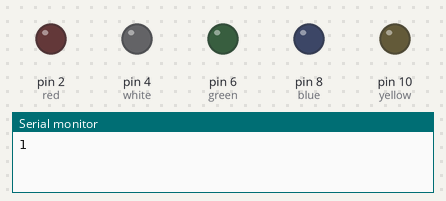
The sketch below on a simulated Arduino Uno, built with avr-gcc and run on an emulated ATmega328P. Shown: output pins drawn as LEDs (lit = HIGH), the last lines printed to the serial monitor. Random numbers use the default seed unless the sketch sets one.

Above: at 0.1 s.
At 4.9 s:
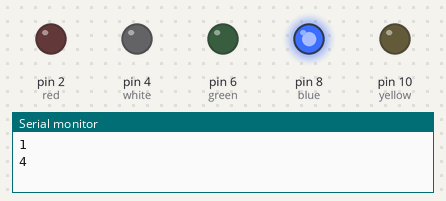
At 7.9 s:
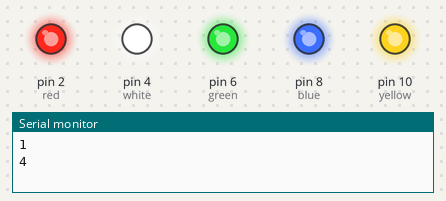
At 16.1 s:
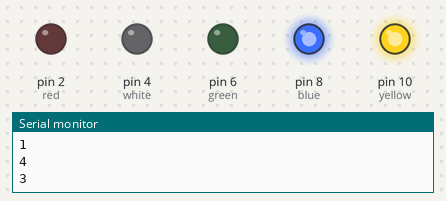
At 22.3 s:
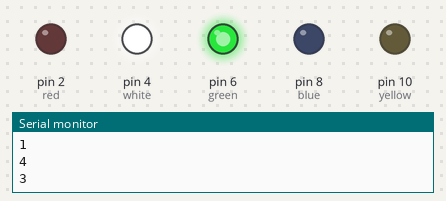
At 36.8 s:
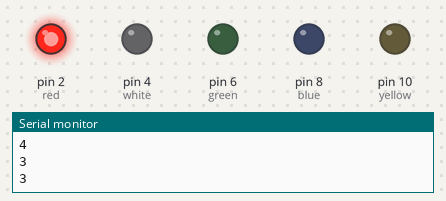
Timing chart, 0 to 40.0 s (numbered marks = the images above):
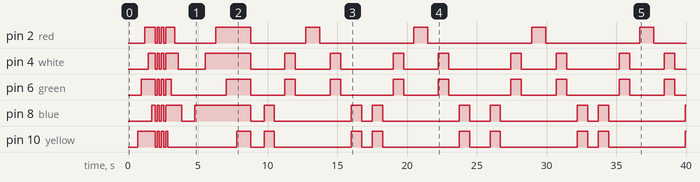

Measured:
- by itself, pin 2 (red): LOW → HIGH at 1.2 s, → LOW 0.75 s later, → HIGH 0.15 s later, → LOW 0.15 s later, … (18 changes in this stretch)
- by itself, pin 4 (white): LOW → HIGH at 1.5 s, → LOW 0.50 s later, → HIGH 0.15 s later, → LOW 0.15 s later, … (26 changes in this stretch)
- by itself, pin 6 (green): LOW → HIGH at 0.95 s, → LOW 1.0 s later, → HIGH 0.15 s later, → LOW 0.15 s later, … (26 changes in this stretch)
- by itself, pin 8 (blue): LOW → HIGH at 1.7 s, → LOW 0.25 s later, → HIGH 0.15 s later, → LOW 0.15 s later, … (25 changes in this stretch)
- by itself, pin 10 (yellow): LOW → HIGH at 0.70 s, → LOW 1.3 s later, → HIGH 0.15 s later, → LOW 0.15 s later, … (25 changes in this stretch)

The sketch:

main.ino
```cpp
//Initialize LED variables
int yellow=10;
int green=6;
int red=2;
int white=4;
int blue=8;

// Initialize random number variable
long randNumber;

void setup()
{
//Initialize pins to be read as output
pinMode(yellow,OUTPUT);
pinMode(green,OUTPUT);
pinMode(red,OUTPUT);
pinMode(white,OUTPUT);
pinMode(blue,OUTPUT);
// Starting the Serial Monitor
Serial.begin(1);
randomSeed(analogRead(0));
}

void loop()
{
// Picks a random number valued from 1-4
randNumber = random(1,1+4);
// Starts writing to the Serial Monitor
Serial.println(randNumber);

// How long it will take until it grabs another random number
delay(700);

// If the number equals 1
  if(randNumber == 1){
    digitalWrite(yellow, HIGH);
    delay(250);
    digitalWrite(green, HIGH);
    delay(250);
    digitalWrite(red, HIGH);
    delay(250);
    digitalWrite(white, HIGH);
    delay(250);
    digitalWrite(blue, HIGH);
    delay(250);
    digitalWrite(yellow, LOW);
    digitalWrite(green, LOW);
    digitalWrite(red, LOW);
    digitalWrite(white, LOW);
    digitalWrite(blue, LOW);
    delay(150);
    digitalWrite(yellow, HIGH);
    digitalWrite(green, HIGH);
    digitalWrite(red, HIGH);
    digitalWrite(white, HIGH);
    digitalWrite(blue, HIGH);
    delay(150);
    digitalWrite(yellow, LOW);
    digitalWrite(green, LOW);
    digitalWrite(red, LOW);
    digitalWrite(white, LOW);
    digitalWrite(blue, LOW);
    delay(150);
    digitalWrite(yellow, HIGH);
    digitalWrite(green, HIGH);
    digitalWrite(red, HIGH);
    digitalWrite(white, HIGH);
    digitalWrite(blue, HIGH);
    delay(150);
    digitalWrite(yellow, LOW);
    digitalWrite(green, LOW);
    digitalWrite(red, LOW);
    digitalWrite(white, LOW);
    digitalWrite(blue, LOW);
    delay(150);
    digitalWrite(yellow, HIGH);
    digitalWrite(green, HIGH);
    digitalWrite(red, HIGH);
    digitalWrite(white, HIGH);
    digitalWrite(blue, HIGH);
    delay(150);
    digitalWrite(yellow, LOW);
    delay(250);
    digitalWrite(green, LOW);
    delay(250);
    digitalWrite(red, LOW);
    delay(250);
    digitalWrite(white, LOW);
    delay(250);
    digitalWrite(blue, LOW);
    delay(250);
  }
// If the number equals 2
  else if(randNumber == 2){
   digitalWrite(yellow,HIGH);
   delay(500);
   digitalWrite(yellow,LOW);
   delay(500);
   digitalWrite(green,HIGH);
   delay(500);
   digitalWrite(green,LOW);
   delay(500);
   digitalWrite(red,HIGH);
   delay(500);
   digitalWrite(red,LOW);
   delay(500);
   digitalWrite(white,HIGH);
   delay(500);
   digitalWrite(white,LOW);
   delay(500);
   digitalWrite(blue,HIGH);
   delay(500);
   digitalWrite(blue,LOW);
   delay(500);
   digitalWrite(blue,HIGH);
   delay(500);
   digitalWrite(blue,LOW);
   delay(500);
   digitalWrite(white,HIGH);
   delay(500);
   digitalWrite(white,LOW);
   delay(500);
   digitalWrite(red,HIGH);
   delay(500);
   digitalWrite(red,LOW);
   delay(500);
   digitalWrite(green,HIGH);
   delay(500);
   digitalWrite(green,LOW);
   delay(500);
   digitalWrite(yellow,HIGH);
   delay(500);
   digitalWrite(yellow,LOW);
   delay(500);
  }
// If the number equals 3
  else if(randNumber == 3) {
    digitalWrite(yellow, HIGH);
    digitalWrite(blue, HIGH);
    delay(750);
    digitalWrite(yellow, LOW);
    digitalWrite(blue, LOW);
    delay(750);
    digitalWrite(green, HIGH);
    digitalWrite(white, HIGH);
    delay(750);
    digitalWrite(green, LOW);
    digitalWrite(white, LOW);
    delay(750);
    digitalWrite(red, HIGH);
    delay(1000);
    digitalWrite(red, LOW);
    delay(750);
    digitalWrite(green, HIGH);
    digitalWrite(white, HIGH);
    delay(750);
    digitalWrite(green, LOW);
    digitalWrite(white, LOW);
    delay(750);
    digitalWrite(yellow, HIGH);
    digitalWrite(blue, HIGH);
    delay(750);
    digitalWrite(yellow, LOW);
    digitalWrite(blue, LOW);
    delay(750);
    digitalWrite(yellow, HIGH);
    digitalWrite(blue, HIGH);
    delay(750);
    digitalWrite(yellow, LOW);
    digitalWrite(blue, LOW);
    delay(750);
    digitalWrite(green, HIGH);
    digitalWrite(white, HIGH);
    delay(750);
    digitalWrite(green, LOW);
    digitalWrite(white, LOW);
    delay(750);
    digitalWrite(red, HIGH);
    delay(1000);
    digitalWrite(red, LOW);
    delay(750);
    digitalWrite(green, HIGH);
    digitalWrite(white, HIGH);
    delay(750);
    digitalWrite(green, LOW);
    digitalWrite(white, LOW);
    delay(750);
    digitalWrite(yellow, HIGH);
    digitalWrite(blue, HIGH);
    delay(750);
    digitalWrite(yellow, LOW);
    digitalWrite(blue, LOW);
    delay(750);
  }
// If the number equals 4
  else if(randNumber == 4) {
    digitalWrite(blue, HIGH);
    delay(750);
    digitalWrite(white, HIGH);
    delay(750);
    digitalWrite(red, HIGH);
    delay(750);
    digitalWrite(green, HIGH);
    delay(750);
    digitalWrite(yellow, HIGH);
    delay(1000);
    digitalWrite(blue, LOW);
    digitalWrite(white, LOW);
    digitalWrite(red, LOW);
    digitalWrite(green, LOW);
    digitalWrite(yellow, LOW);
    delay(250);
  }
}
```
